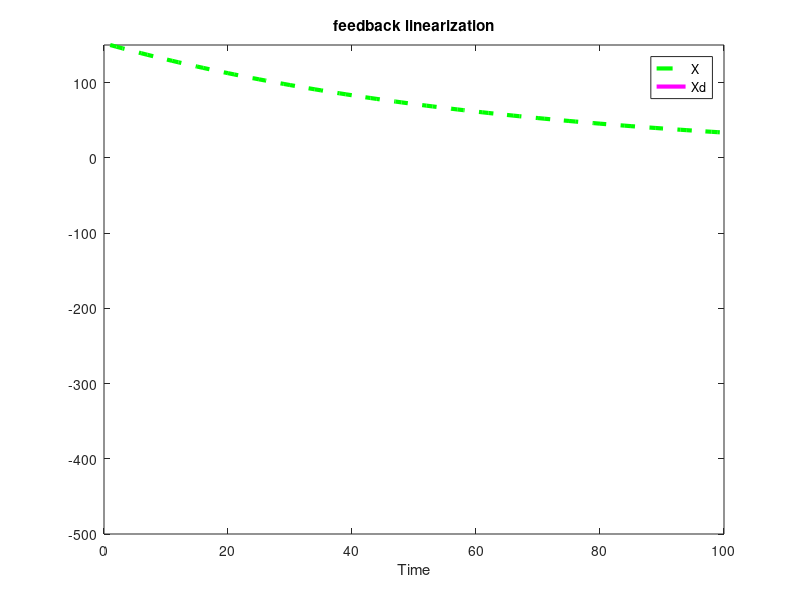

Recreate this plot in MATLAB.
clear all, close all , clc

%simulate time 10s
t=[1:1:10000];
dt=0.001;
x=150;

%the open loop dynamic is x'=a*sin(x)+u a=5
a=5;
%we design feedback linearization controller as 
%u=-asin(x)-kx, here we choice k as 15
%assune I.C x(0)=100
k=15;
%record xdot and x
record_xdot=zeros(length(t),1);
record_x=zeros(length(t),1);
%the update term
state_before=0;
state_update=0;

for i=1:length(t)
    u=-a*sin(x)-k*x;
    xdot=a*sin(x)+u;
    record_xdot(i)=xdot;
    record_x(i)=x;
    state_before=x;
    state_update=state_before+xdot*dt;
    x=state_update;
    
end   
plot(t,record_x,'--g','LineWidth',3);
hold on;
plot(t,record_xdot,'-m','LineWidth',3);
title("feedback linearization");
xlabel('Time');
xlim([0 100]);
ylim([-500 150]);

legend('X',"Xd");

